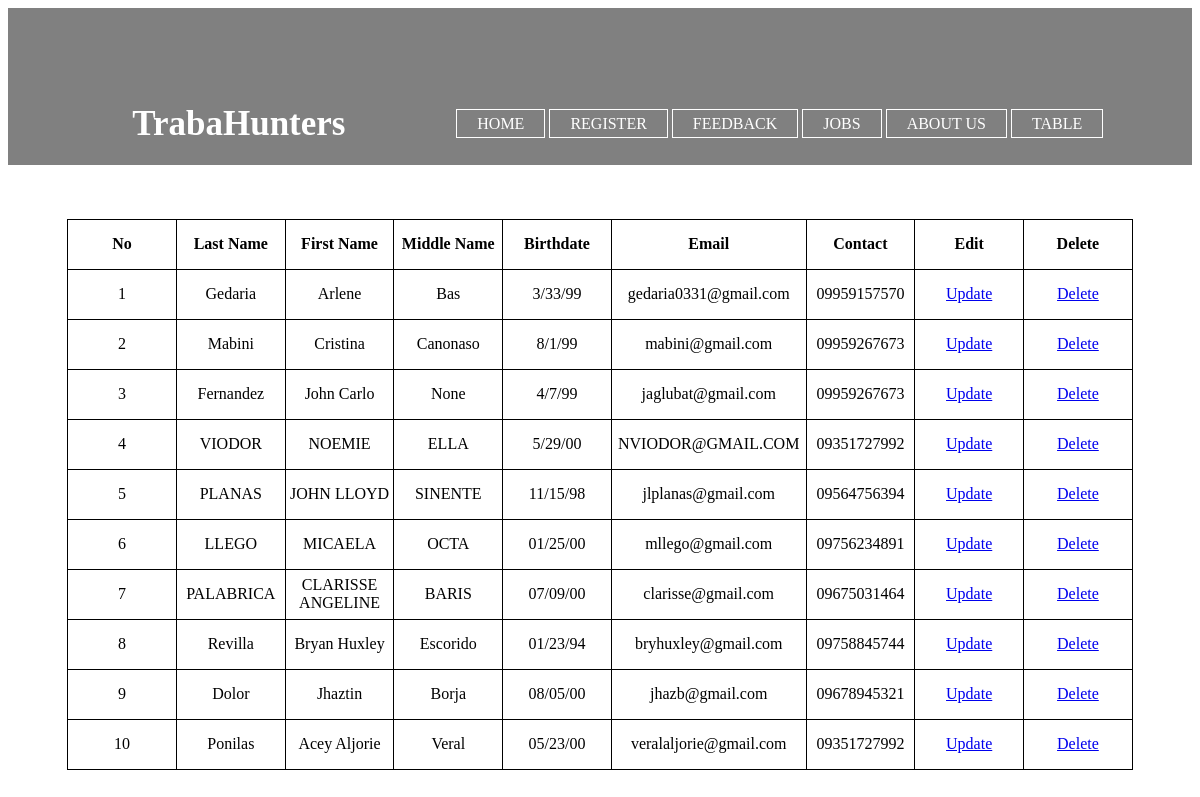
Page /regtable/ on the committed database.
### WorkApp/models.py (models this page shows)
class Personal(models.Model):
	Alastname = models.TextField(default="")
	Afirstname = models.TextField(default="")
	Amiddlename = models.TextField(default="")
	Abday = models.TextField(default="")
	Aemailadd = models.TextField(default="")
	Acontactnum = models.TextField(default="")

### WorkApp/views.py (the view)
# urls.py: path('regtable/',views.TableReg, name="regtable"),
def TableReg(request):
	reg = Personal.objects.all()
	return render(request, 'regtable.html',{'reg':reg})

### WorkApp/templates/regtable.html (shortened to what this page needs)
{% extends 'template.html' %}
{% block content %}
	<br>
	<br>
	<br>
<center>
<table id="myTable" style="width: 90%">
			<thead>
      			<tr>
			        <th align="center" height="50"
                width="100">No</th>
			        <th align="center" height="50"
                width="100">Last Name</th>
			        <th align="center" height="50"
                width="100">First Name</th>
			        <th align="center" height="50"
                width="100">Middle Name</th>
			        <th align="center" height="50"
                width="100">Birthdate</th>
			        <th align="center" height="50"
                width="100">Email</th>
			        <th align="center" height="50"
                width="100">Contact</th>
			        <th align="center" height="50"
                width="100">Edit</th>
			        <th align="center" height="50"
                width="100">Delete</th>
      			</tr>
    		</thead>
		{% for item in reg %}
		<tbody>
			<tr>
				<td align="center" height="50">{{forloop.counter}}</td>
				<td align="center" height="50">{{item.Alastname}} </td>
				<td align="center" height="50">{{item.Afirstname}} </td>
				<td align="center" height="50">{{item.Amiddlename}} </td>
				<td align="center" height="50">{{item.Abday}} </td>
				<td align="center" height="50">{{item.Aemailadd}} </td>
				<td align="center" height="50">{{item.Acontactnum}} </td>
				<td align="center" height="50"><a href="{% url 'edit_reg' item.id %}">Update</a></td>
				<td align="center" height="50"><a href="{% url 'delete_workapp' item.id %}">Delete</a></td>
			</tr>
		</tbody>
			{% endfor %}
	</table>
</center>
{% endblock %}

### WorkApp/templates/template.html (shortened to what this page needs)
<!DOCTYPE html>
<html>
<head>
</head>
<body>
{% include 'nav.html' %}
{% block content %}
{% endblock %}
</body>
</html>

### WorkApp/templates/nav.html (shortened to what this page needs)
<div class="banner">
		<div class="navbar">
			<h2>TrabaHunters</h2> <br> <br> <br> <br> <br> <br> <br> <br> <br>
			<ul>
				<li class="active"><a href="{% url 'Main' %}">Home</a></li>
				<li><a href="{% url 'Register' %}">Register</a></li>
				<li><a href="{% url 'Feedback' %}">Feedback</a></li>
				<li><a href="{% url 'Jobs' %}">Jobs</a></li>
				<li><a href="{% url 'Aboutus' %}">About Us</a></li>
				<li><a href="{% url 'regtable' %}">Table</a></li>
			</ul>
		</div>
</div>

### WorkApp/templates/template.html (style rules this page uses)
.banner { height: 20%; width: 100%; background-color: gray; }
.navbar { width: 85%; margin: auto; padding: 35px 0; display: flex; align-items: center; justify-content: space-between; }
.navbar h2 { color: white; margin: 1px 0; font-size: 35px; }
.navbar ul { float: right; list-style-type: none; }
.navbar ul li { display: inline-block; }
.navbar ul li a { text-decoration: none; color: #fff; text-transform: uppercase; padding: 5px 20px; border: 1px solid #fff; transition: 0.5s ease; }

### WorkApp/templates/regtable.html (style rules this page uses)
table, th, td { border: 1px solid; border-collapse: collapse; }

### rows in the picture
Personal: Alastname "Gedaria", Afirstname "Arlene", Amiddlename "Bas", Abday "3/33/99", Aemailadd "gedaria0331@gmail.com", Acontactnum "09959157570"
Personal: Alastname "Mabini", Afirstname "Cristina", Amiddlename "Canonaso", Abday "8/1/99", Aemailadd "mabini@gmail.com", Acontactnum "09959267673"
Personal: Alastname "Fernandez", Afirstname "John Carlo", Amiddlename "None", Abday "4/7/99", Aemailadd "jaglubat@gmail.com", Acontactnum "09959267673"
Personal: Alastname "VIODOR", Afirstname "NOEMIE", Amiddlename "ELLA", Abday "5/29/00", Aemailadd "NVIODOR@GMAIL.COM", Acontactnum "09351727992"
Personal: Alastname "PLANAS", Afirstname "JOHN LLOYD", Amiddlename "SINENTE", Abday "11/15/98", Aemailadd "jlplanas@gmail.com", Acontactnum "09564756394"
Personal: Alastname "LLEGO", Afirstname "MICAELA", Amiddlename "OCTA", Abday "01/25/00", Aemailadd "mllego@gmail.com", Acontactnum "09756234891"
Personal: Alastname "PALABRICA", Afirstname "CLARISSE ANGELINE", Amiddlename "BARIS", Abday "07/09/00", Aemailadd "clarisse@gmail.com", Acontactnum "09675031464"
Personal: Alastname "Revilla", Afirstname "Bryan Huxley", Amiddlename "Escorido", Abday "01/23/94", Aemailadd "bryhuxley@gmail.com", Acontactnum "09758845744"
Personal: Alastname "Dolor", Afirstname "Jhaztin", Amiddlename "Borja", Abday "08/05/00", Aemailadd "jhazb@gmail.com", Acontactnum "09678945321"
Personal: Alastname "Ponilas", Afirstname "Acey Aljorie", Amiddlename "Veral", Abday "05/23/00", Aemailadd "veralaljorie@gmail.com", Acontactnum "09351727992"
